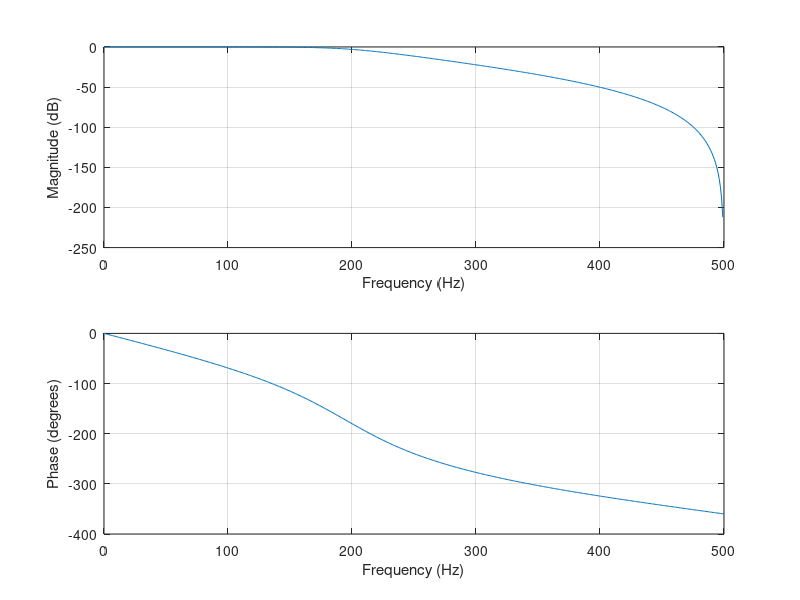

Recreate this plot in MATLAB.
%ID: 22024014
%Md. Roknuzzaman Rikon
% Butterworth Low Pass Filter Design 
Fs = 1000; % Sampling frequency 
Fc = 200; % Cutoff frequency 
[b, a] = butter(4, Fc/(Fs/2)); % 4th order Butterworth filter 
freqz(b, a, [], Fs);
